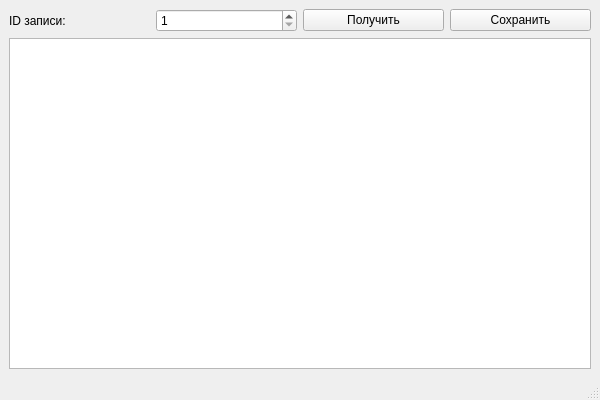
<?xml version="1.0" encoding="UTF-8"?>
<ui version="4.0">
 <class>MyWidget</class>
 <widget class="QMainWindow" name="MyWidget">
  <property name="geometry">
   <rect>
    <x>0</x>
    <y>0</y>
    <width>600</width>
    <height>400</height>
   </rect>
  </property>
  <property name="windowTitle">
   <string>Работа с БД</string>
  </property>
  <widget class="QWidget" name="centralwidget">
   <layout class="QVBoxLayout" name="verticalLayout">
    <item>
     <layout class="QHBoxLayout" name="topLayout">
      <item>
       <widget class="QLabel" name="label">
        <property name="text">
         <string>ID записи:</string>
        </property>
       </widget>
      </item>
      <item>
       <widget class="QSpinBox" name="spinBox">
        <property name="minimum">
         <number>1</number>
        </property>
       </widget>
      </item>
      <item>
       <widget class="QPushButton" name="pushButton">
        <property name="text">
         <string>Получить</string>
        </property>
       </widget>
      </item>
      <item>
       <widget class="QPushButton" name="pushButton_2">
        <property name="text">
         <string>Сохранить</string>
        </property>
       </widget>
      </item>
     </layout>
    </item>
    <item>
     <widget class="QTableWidget" name="tableWidget"/>
    </item>
   </layout>
  </widget>
  <widget class="QStatusBar" name="statusbar"/>
 </widget>
 <resources/>
 <connections/>
</ui>
